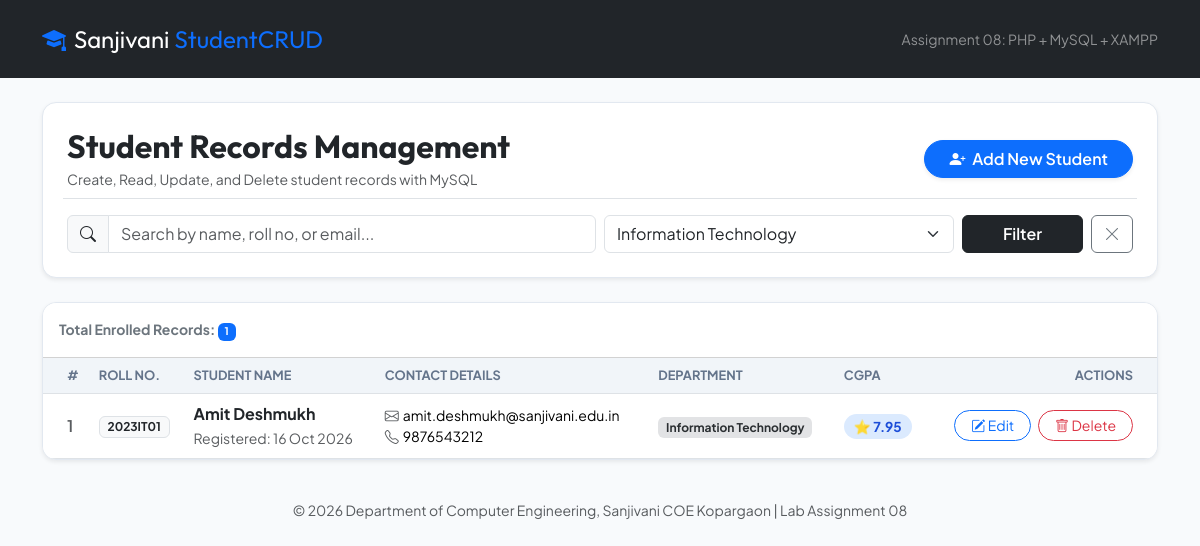
The app's page /index.php?dept=Information Technology with its own data.
### tables this page shows
CREATE TABLE `students` (
  `id` INT AUTO_INCREMENT PRIMARY KEY,
  `roll_no` VARCHAR(20) NOT NULL UNIQUE,
  `name` VARCHAR(100) NOT NULL,
  `email` VARCHAR(100) NOT NULL UNIQUE,
  `phone` VARCHAR(15) NOT NULL,
  `department` VARCHAR(50) NOT NULL,
  `gpa` DECIMAL(3,2) NOT NULL DEFAULT 0.00,
  `created_at` TIMESTAMP DEFAULT CURRENT_TIMESTAMP
);

### index.php (the view, shortened to what this page needs)
<?php
require_once 'config.php';
$search = trim($_GET['search'] ?? '');
$dept = trim($_GET['dept'] ?? '');
$sql = "SELECT * FROM students WHERE 1=1";
$params = [];
if (!empty($dept)) {
    $sql .= " AND department = ?";
    $params[] = $dept;
}
$sql .= " ORDER BY id DESC";
$stmt = $pdo->prepare($sql);
$stmt->execute($params);
$students = $stmt->fetchAll();
$totalCount = count($students);
?>
<!DOCTYPE html>
<html lang="en">
<head>
  <link href="https://cdn.jsdelivr.net/npm/bootstrap@5.3.3/dist/css/bootstrap.min.css" rel="stylesheet">
  <link href="https://cdn.jsdelivr.net/npm/bootstrap-icons@1.11.3/font/bootstrap-icons.min.css" rel="stylesheet">
</head>
<body>
  <nav class="navbar navbar-dark bg-dark py-3">
    <div class="container">
      <a class="navbar-brand d-flex align-items-center gap-2 brand-font fs-4" href="index.php">
        <i class="bi bi-mortarboard-fill text-primary"></i>
        <span>Sanjivani <span class="text-primary">StudentCRUD</span></span>
      </a>
      <span class="navbar-text small text-white-50">
        Assignment 08: PHP + MySQL + XAMPP
      </span>
    </div>
  </nav>
  <div class="container py-4">
    <div class="card shadow-sm p-4 mb-4 bg-white">
      <div class="d-flex justify-content-between align-items-center flex-wrap gap-3 mb-3">
        <div>
          <h2 class="fw-bold mb-1">Student Records Management</h2>
          <p class="text-muted small mb-0">Create, Read, Update, and Delete student records with MySQL</p>
        </div>
        <a href="create.php" class="btn btn-primary rounded-pill px-4 fw-semibold shadow-sm">
          <i class="bi bi-person-plus-fill me-1"></i> Add New Student
        </a>
      </div>
      <form method="GET" action="index.php" class="row g-2 pt-2 border-top">
        <div class="col-md-6">
          <div class="input-group">
            <span class="input-group-text bg-light"><i class="bi bi-search"></i></span>
            <input type="text" name="search" class="form-control" placeholder="Search by name, roll no, or email..." value="<?= htmlspecialchars($search) ?>">
          </div>
        </div>
        <div class="col-md-4">
          <select name="dept" class="form-select">
            <option value="Information Technology" <?= $dept === 'Information Technology' ? 'selected' : '' ?>>Information Technology</option>
          </select>
        </div>
        <div class="col-md-2 d-flex gap-2">
          <button type="submit" class="btn btn-dark w-100 fw-semibold">Filter</button>
          <?php if (!empty($search) || !empty($dept)): ?>
            <a href="index.php" class="btn btn-outline-secondary" title="Reset Filters"><i class="bi bi-x-lg"></i></a>
          <?php endif; ?>
        </div>
      </form>
    </div>
    <div class="card shadow-sm overflow-hidden bg-white">
      <div class="card-header bg-white py-3 d-flex justify-content-between align-items-center">
        <span class="fw-bold text-secondary small">Total Enrolled Records: <span class="badge bg-primary"><?= $totalCount ?></span></span>
      </div>
      <div class="table-responsive">
        <table class="table table-hover align-middle mb-0">
          <thead>
            <tr>
              <th class="ps-4">#</th>
              <th>Roll No.</th>
              <th>Student Name</th>
              <th>Contact Details</th>
              <th>Department</th>
              <th>CGPA</th>
              <th class="text-end pe-4">Actions</th>
            </tr>
          </thead>
          <tbody>
            <?php if ($totalCount === 0): ?>
              <tr>
                <td colspan="7" class="text-center py-5 text-muted">
                  <i class="bi bi-inbox fs-1 d-block mb-2 text-secondary"></i>
                  <h5>No student records found</h5>
                  <p class="small">Try adjusting search parameters or click "Add New Student".</p>
                </td>
              </tr>
            <?php else: ?>
              <?php foreach ($students as $index => $row): ?>
                <tr>
                  <td class="ps-4 text-muted fw-semibold"><?= $index + 1 ?></td>
                  <td><span class="badge bg-light text-dark border fw-bold"><?= htmlspecialchars($row['roll_no']) ?></span></td>
                  <td>
                    <div class="fw-bold text-dark"><?= htmlspecialchars($row['name']) ?></div>
                    <small class="text-muted">Registered: <?= date('d M Y', strtotime($row['created_at'])) ?></small>
                  </td>
                  <td>
                    <div class="small"><i class="bi bi-envelope text-muted me-1"></i><?= htmlspecialchars($row['email']) ?></div>
                    <div class="small"><i class="bi bi-telephone text-muted me-1"></i><?= htmlspecialchars($row['phone']) ?></div>
                  </td>
                  <td>
                    <span class="badge bg-secondary-subtle text-secondary-emphasis"><?= htmlspecialchars($row['department']) ?></span>
                  </td>
                  <td>
                    <?php
                      $gpa = (float)$row['gpa'];
                      $badgeClass = ($gpa >= 8.5) ? 'gpa-high' : (($gpa >= 7.0) ? 'gpa-med' : 'gpa-low');
                    ?>
                    <span class="gpa-badge <?= $badgeClass ?>">
                      ⭐ <?= number_format($gpa, 2) ?>
                    </span>
                  </td>
                  <td class="text-end pe-4">
                    <a href="edit.php?id=<?= $row['id'] ?>" class="btn btn-sm btn-outline-primary rounded-pill px-3 me-1">
                      <i class="bi bi-pencil-square"></i> Edit
                    </a>
                    <a href="delete.php?id=<?= $row['id'] ?>" class="btn btn-sm btn-outline-danger rounded-pill px-3" onclick="return confirm('Permanently delete student <?= htmlspecialchars(addslashes($row['name'])) ?>?');">
                      <i class="bi bi-trash"></i> Delete
                    </a>
                  </td>
                </tr>
              <?php endforeach; ?>
            <?php endif; ?>
          </tbody>
        </table>
      </div>
    </div>
    <footer class="text-center text-muted small py-4 mt-3">
      &copy; 2026 Department of Computer Engineering, Sanjivani COE Kopargaon | Lab Assignment 08
    </footer>
  </div>
</body>
</html>

### index.php (style rules this page uses)
body { font-family: 'Plus Jakarta Sans', sans-serif; background-color: #f8fafc; color: #0f172a; }
h1, h2, h3, h4, .brand-font { font-family: 'Outfit', sans-serif; }
.card { border-radius: 14px; border: 1px solid #e2e8f0; }
.table thead th { background: #f1f5f9; font-size: 0.8rem; text-transform: uppercase; color: #64748b; font-weight: 700; }
.gpa-badge { padding: 4px 10px; border-radius: 9999px; font-weight: 700; font-size: 0.85rem; }
.gpa-med { background: #dbeafe; color: #1d4ed8; }

### records on screen
students: roll_no "2023IT01", name "Amit Deshmukh", created_at "16 Oct 2026", email "amit.deshmukh@sanjivani.edu.in", phone "9876543212", department "Information Technology", gpa "7.95"

### other values on screen
$totalCount "1"
